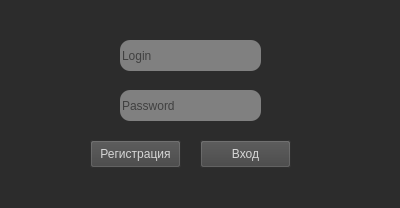
<?xml version="1.0" encoding="UTF-8"?>
<ui version="4.0">
 <class>MainForm</class>
 <widget class="QWidget" name="MainForm">
  <property name="geometry">
   <rect>
    <x>0</x>
    <y>0</y>
    <width>400</width>
    <height>208</height>
   </rect>
  </property>
  <property name="windowTitle">
   <string>Form</string>
  </property>
  <property name="styleSheet">
   <string notr="true">
background-color: rgb(44, 44, 44)</string>
  </property>
  <widget class="QLineEdit" name="Editlogin">
   <property name="geometry">
    <rect>
     <x>120</x>
     <y>40</y>
     <width>141</width>
     <height>31</height>
    </rect>
   </property>
   <property name="styleSheet">
    <string notr="true">background-color: grey;
border-radius: 10px;
</string>
   </property>
   <property name="placeholderText">
    <string>Login</string>
   </property>
  </widget>
  <widget class="QLineEdit" name="EditPassword">
   <property name="geometry">
    <rect>
     <x>120</x>
     <y>90</y>
     <width>141</width>
     <height>31</height>
    </rect>
   </property>
   <property name="styleSheet">
    <string notr="true">background-color: grey;
border-radius: 10px;
</string>
   </property>
   <property name="placeholderText">
    <string>Password</string>
   </property>
  </widget>
  <widget class="QPushButton" name="button_vhod">
   <property name="geometry">
    <rect>
     <x>200</x>
     <y>140</y>
     <width>91</width>
     <height>28</height>
    </rect>
   </property>
   <property name="styleSheet">
    <string notr="true">
background-color: rgb(66, 66, 66);
color: rgb(214, 214, 214);</string>
   </property>
   <property name="text">
    <string>Вход</string>
   </property>
  </widget>
  <widget class="QPushButton" name="button_reg">
   <property name="geometry">
    <rect>
     <x>90</x>
     <y>140</y>
     <width>91</width>
     <height>28</height>
    </rect>
   </property>
   <property name="styleSheet">
    <string notr="true">
background-color: rgb(66, 66, 66);
color: rgb(214, 214, 214);</string>
   </property>
   <property name="text">
    <string>Регистрация</string>
   </property>
  </widget>
 </widget>
 <resources/>
 <connections/>
</ui>
